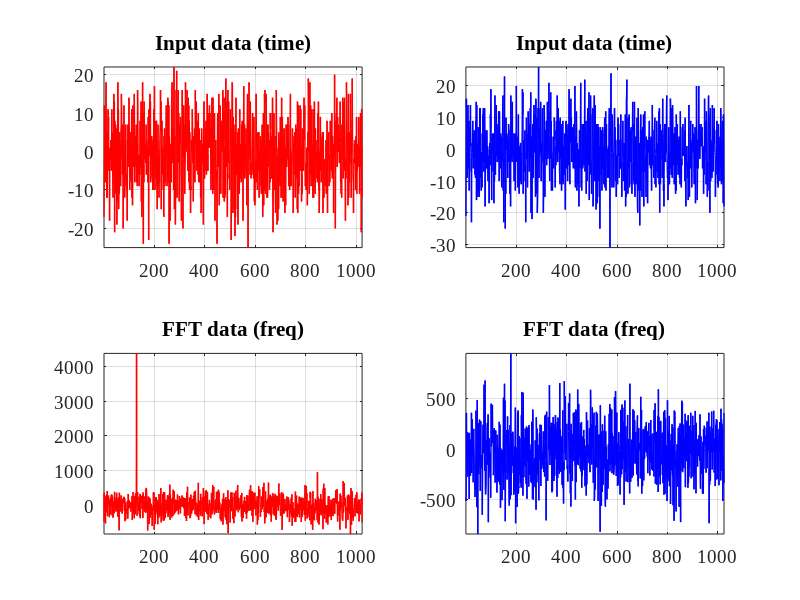

This figure's MATLAB source:
%% -----------------------------------------------------------------------
%
% Title       : fft_single.m
% Author      : Alexander Kapitanov	
% Company     : AO Insys
% E-mail      : sallador@bk.ru 
% Version     : 1.0	 
%
%-------------------------------------------------------------------------
%
% Description : 
%    Top level for testing Forward Fourier Transform
%
%-------------------------------------------------------------------------
%
% Version     : 1.0 
% Date        : 2015.12.12 
%
%-------------------------------------------------------------------------	   

% Preparing to work
close all;
clear all;

set(0, 'DefaultAxesFontSize', 14, 'DefaultAxesFontName', 'Times New Roman');
set(0, 'DefaultTextFontSize', 14, 'DefaultTextFontName', 'Times New Roman'); 

% Settings
NFFT = 2^10;            % Sampling Frequency
t = 0:1/NFFT:1-1/NFFT;  % Time vector #1
tt = 1:NFFT;            % Time vector #2

Asig = (2^(5))-1;
Fsig = 1;

Fd = 1;
B = 0.65;
% For testing FORWARD and INVERSE FFT: FWT

STAGE = log2(NFFT);

%% -------------------------------------------------------------------------- %%
% ---------------- 0: CREATE INPUT DATA FOR CPP/RTL -------------------------- % 
%% -------------------------------------------------------------------------- %%
F = 129;

for i = 1:NFFT
  Dre(i,1) = round(Asig * cos(F * (i-1) * 2 * pi / NFFT) + Asig * 4 * cos((F+8) * (i-1) * 2 * pi / NFFT));
  Dim(i,1) = round(Asig * sin(F * (i-1) * 2 * pi / NFFT) + Asig * 4 * sin((F+8) * (i-1) * 2 * pi / NFFT)); 
  
  Dre(i,1) = round(Asig * cos((Fsig*(i-1) + B*(i-1)*(i-1)/2) * 2*pi/NFFT) * sin((i-1) * 1 * pi / NFFT));
  Dim(i,1) = round(Asig * sin((Fsig*(i-1) + B*(i-1)*(i-1)/2) * 2*pi/NFFT) * sin((i-1) * 1 * pi / NFFT)); 
  
  if (i == F) 
    Dre(i,1) = Asig;
    Dim(i,1) = 0;  
  else
    Dre(i,1) = 0;
    Dim(i,1) = 0;   
  end 
  Dre(i,1) = round(Asig * cos(F * (i-1) * 2 * pi / NFFT));
  Dim(i,1) = round(Asig * sin(F * (i-1) * 2 * pi / NFFT));  

 

end


% Adding noise to real signal 
SNR = -35;
SEED = 1;

DatRe = awgn(Dre, SNR, 0, SEED);     
DatIm = awgn(Dim, SNR, 0, SEED);     

DSVRe = round(DatRe);
DSVIm = round(DatIm);


Mre = max(abs(DatRe));
Mim = max(abs(DatIm));
Mdt = max(Mre, Mim);

DSVRe = round(((Asig)/Mdt)*DatRe);
DSVIm = round(((Asig)/Mdt)*DatIm);
%DSVRe = round(DatRe);
%DSVIm = round(DatIm);
DSV(:,1) = DSVRe;
DSV(:,2) = DSVIm;



% Save data to file
fid = fopen ("di_single.dat", "w");
for i = 1:NFFT/1
    fprintf(fid, "%d %d\n",  DSVRe(i,1), DSVIm(i,1));
end
fclose(fid);

Di = DSV(:,1) + 1i*DSV(:,2);
Dx = fft(Di);
Dxre = real(Dx);
Dxim = imag(Dx);

DSX(:,1) = Dxre;
DSX(:,2) = Dxim;

figure(1) % 
for i = 1:2
  subplot(2,2,i)
  plot(tt(1:NFFT), DSV(1:NFFT,i), '-', 'LineWidth', 1, 'Color',[2-i 0  i-1])
  grid on
  axis tight 
  title(['Input data (time)'])  
end

figure(1) % 
for i = 1:2
  subplot(2,2,i+2)
  plot(tt(1:NFFT), DSX(1:NFFT,i), '-', 'LineWidth', 1, 'Color',[2-i 0  i-1])
  grid on
  axis tight 
  title(['FFT data (freq)'])  
end
